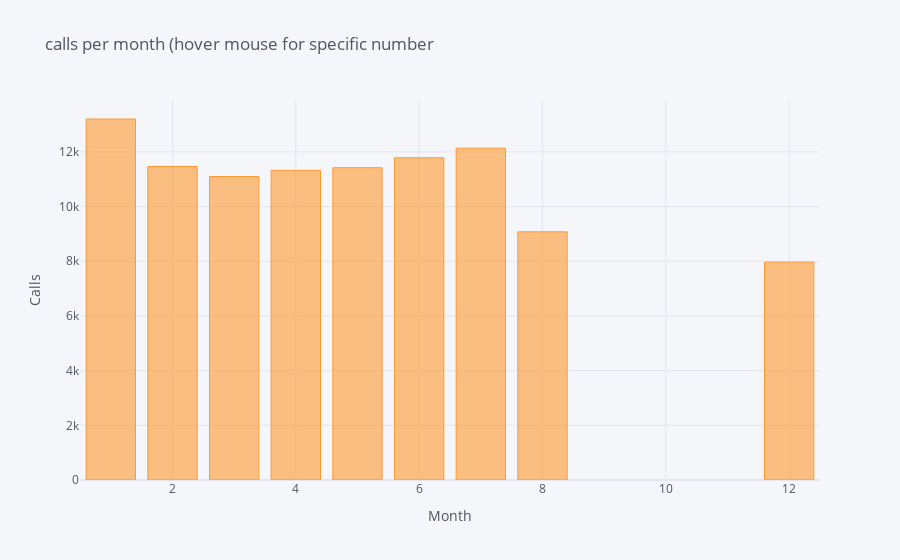

Here is the notebook cell this chart was saved with:
### Markdown cell above
#### Calls per month

### Code cell
byMonth = df.groupby('Month').count()
byMonth.iplot(kind='bar',y='timeStamp',title='calls per month (hover mouse for specific number',xTitle='Month',yTitle='Calls',bins=50)
sns.lmplot(x='Month',y='timeStamp', data=byMonth.reset_index(),height=4, aspect=5).fig.gca().set_title('calls per month',size=25)

### Figure 1 — Plotly figure (JSON) as saved in the notebook; plotly's stock layout.template omitted (floating-point values rounded to 4 significant figures)
{"data": [{"marker": {"color": "rgba(255, 153, 51, 0.6)", "line": {"color": "rgba(255, 153, 51, 1.0)", "width": 1}}, "name": "timeStamp", "orientation": "v", "text": "", "type": "bar", "x": [1, 2, 3, 4, 5, 6, 7, 8, 12], "y": [13205, 11467, 11101, 11326, 11423, 11786, 12137, 9078, 7969]}], "layout": {"legend": {"bgcolor": "#F5F6F9", "font": {"color": "#4D5663"}}, "paper_bgcolor": "#F5F6F9", "plot_bgcolor": "#F5F6F9", "title": {"font": {"color": "#4D5663"}, "text": "calls per month (hover mouse for specific number"}, "xaxis": {"gridcolor": "#E1E5ED", "showgrid": true, "tickfont": {"color": "#4D5663"}, "title": {"font": {"color": "#4D5663"}, "text": "Month"}, "zerolinecolor": "#E1E5ED"}, "yaxis": {"gridcolor": "#E1E5ED", "showgrid": true, "tickfont": {"color": "#4D5663"}, "title": {"font": {"color": "#4D5663"}, "text": "Calls"}, "zerolinecolor": "#E1E5ED"}}}
